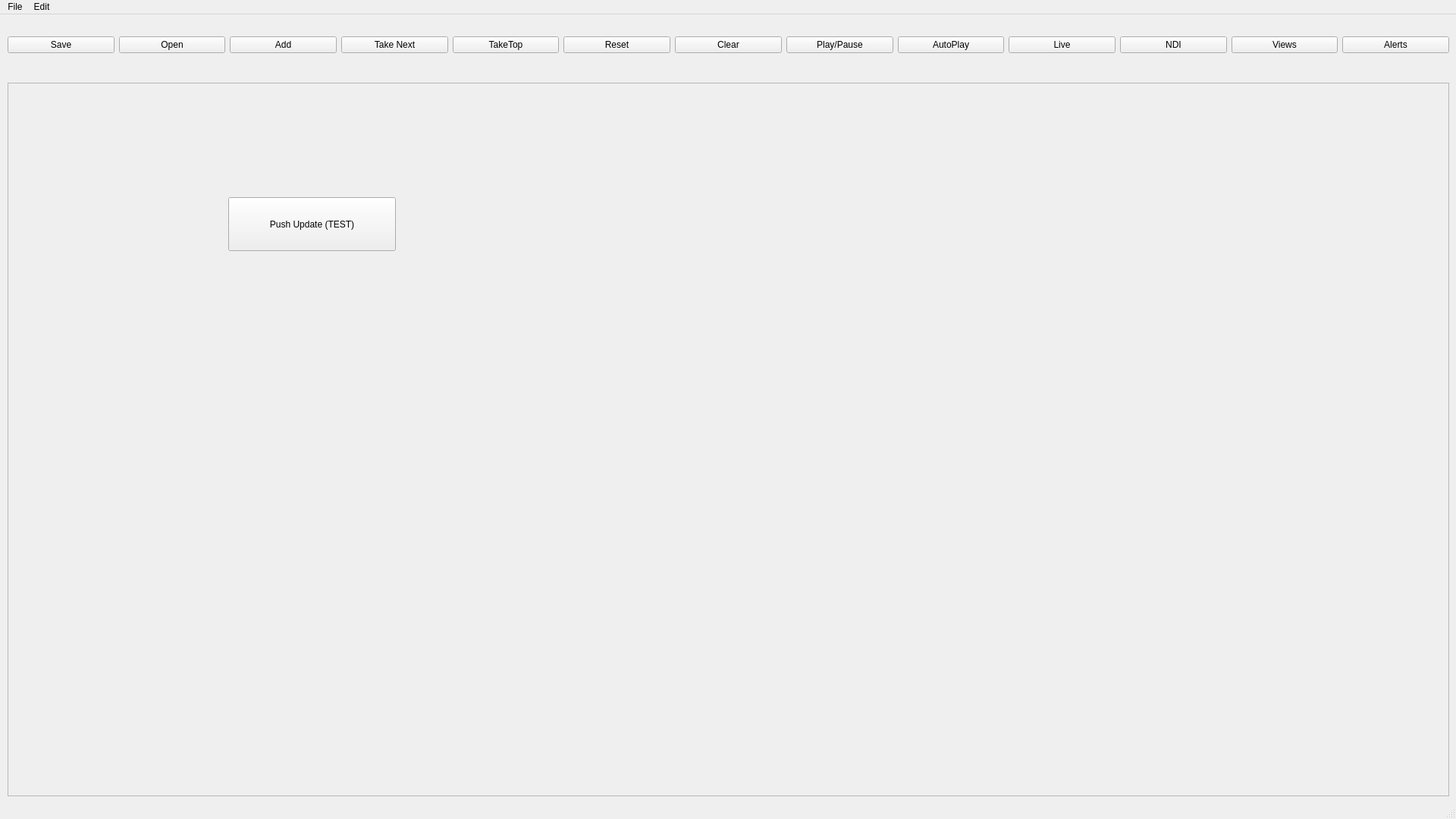
<?xml version="1.0" encoding="UTF-8"?>
<ui version="4.0">
 <class>MainWindow</class>
 <widget class="QMainWindow" name="MainWindow">
  <property name="geometry">
   <rect>
    <x>0</x>
    <y>0</y>
    <width>1920</width>
    <height>1080</height>
   </rect>
  </property>
  <property name="windowTitle">
   <string>MainWindow</string>
  </property>
  <widget class="QWidget" name="centralwidget">
   <widget class="QScrollArea" name="scrollArea">
    <property name="geometry">
     <rect>
      <x>10</x>
      <y>90</y>
      <width>1901</width>
      <height>941</height>
     </rect>
    </property>
    <property name="widgetResizable">
     <bool>true</bool>
    </property>
    <widget class="QWidget" name="scrollAreaWidgetContents">
     <property name="geometry">
      <rect>
       <x>0</x>
       <y>0</y>
       <width>1899</width>
       <height>939</height>
      </rect>
     </property>
     <widget class="QPushButton" name="pushButton">
      <property name="geometry">
       <rect>
        <x>290</x>
        <y>150</y>
        <width>221</width>
        <height>71</height>
       </rect>
      </property>
      <property name="text">
       <string>Push Update (TEST)</string>
      </property>
     </widget>
    </widget>
   </widget>
   <widget class="QWidget" name="horizontalLayoutWidget">
    <property name="geometry">
     <rect>
      <x>10</x>
      <y>0</y>
      <width>1901</width>
      <height>81</height>
     </rect>
    </property>
    <layout class="QHBoxLayout" name="horizontalLayout">
     <item>
      <widget class="QPushButton" name="btn_Save">
       <property name="text">
        <string>Save</string>
       </property>
      </widget>
     </item>
     <item>
      <widget class="QPushButton" name="btn_Open">
       <property name="text">
        <string>Open</string>
       </property>
      </widget>
     </item>
     <item>
      <widget class="QPushButton" name="btn_Add">
       <property name="text">
        <string>Add</string>
       </property>
      </widget>
     </item>
     <item>
      <widget class="QPushButton" name="btn_TakeNext">
       <property name="text">
        <string>Take Next</string>
       </property>
      </widget>
     </item>
     <item>
      <widget class="QPushButton" name="btn_TakeTop">
       <property name="text">
        <string>TakeTop</string>
       </property>
      </widget>
     </item>
     <item>
      <widget class="QPushButton" name="btn_Reset">
       <property name="text">
        <string>Reset</string>
       </property>
      </widget>
     </item>
     <item>
      <widget class="QPushButton" name="btn_Clear">
       <property name="text">
        <string>Clear</string>
       </property>
      </widget>
     </item>
     <item>
      <widget class="QPushButton" name="btn_PlayPause">
       <property name="text">
        <string>Play/Pause</string>
       </property>
      </widget>
     </item>
     <item>
      <widget class="QPushButton" name="btn_Autoplay">
       <property name="text">
        <string>AutoPlay</string>
       </property>
      </widget>
     </item>
     <item>
      <widget class="QPushButton" name="btn_Live">
       <property name="text">
        <string>Live</string>
       </property>
      </widget>
     </item>
     <item>
      <widget class="QPushButton" name="btn_NDI">
       <property name="text">
        <string>NDI</string>
       </property>
      </widget>
     </item>
     <item>
      <widget class="QPushButton" name="btn_Views">
       <property name="text">
        <string>Views</string>
       </property>
      </widget>
     </item>
     <item>
      <widget class="QPushButton" name="btn_Alerts">
       <property name="text">
        <string>Alerts</string>
       </property>
      </widget>
     </item>
    </layout>
   </widget>
  </widget>
  <widget class="QMenuBar" name="menubar">
   <property name="geometry">
    <rect>
     <x>0</x>
     <y>0</y>
     <width>1920</width>
     <height>21</height>
    </rect>
   </property>
   <widget class="QMenu" name="menuFile">
    <property name="title">
     <string>File</string>
    </property>
    <addaction name="actionNew_Rundown"/>
    <addaction name="actionOpen"/>
    <addaction name="actionSave_As_Copy"/>
    <addaction name="actionShow_in_File_Explorer"/>
   </widget>
   <widget class="QMenu" name="menuEdit">
    <property name="title">
     <string>Edit</string>
    </property>
    <addaction name="actionSettings"/>
   </widget>
   <addaction name="menuFile"/>
   <addaction name="menuEdit"/>
  </widget>
  <widget class="QStatusBar" name="statusbar"/>
  <action name="actionNew_Rundown">
   <property name="text">
    <string>New Rundown</string>
   </property>
  </action>
  <action name="actionOpen">
   <property name="text">
    <string>Open</string>
   </property>
  </action>
  <action name="actionSave_As_Copy">
   <property name="text">
    <string>Save As Copy</string>
   </property>
  </action>
  <action name="actionShow_in_File_Explorer">
   <property name="text">
    <string>Show in File Explorer</string>
   </property>
  </action>
  <action name="actionSettings">
   <property name="text">
    <string>Settings</string>
   </property>
  </action>
 </widget>
 <resources/>
 <connections/>
</ui>
